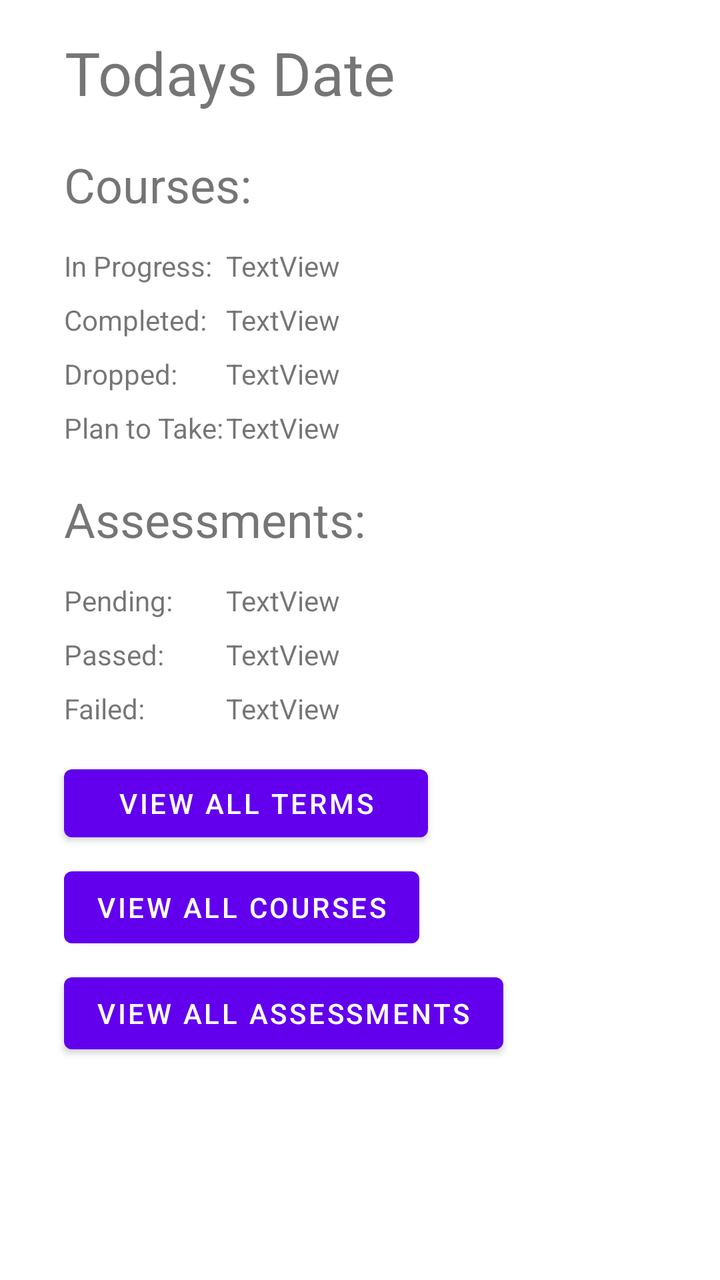
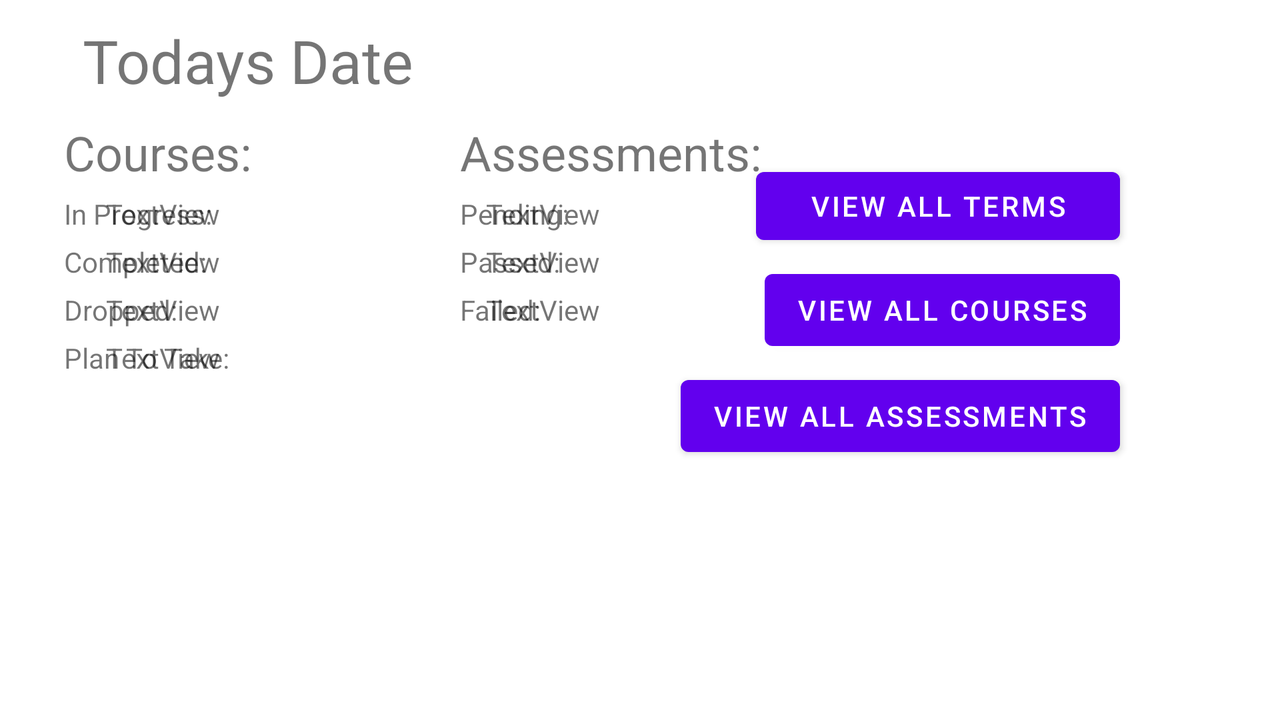

Compare how this app lays out the same screen by default and in its alternative resource folder. The renders come first, then the two layout files and the values they reference.
<!-- AndroidManifest.xml: application theme Theme.WilliamStultsCourseGuide -->
<!-- res/layout/activity_home.xml -->
<?xml version="1.0" encoding="utf-8"?>
<androidx.constraintlayout.widget.ConstraintLayout xmlns:android="http://schemas.android.com/apk/res/android"
    xmlns:app="http://schemas.android.com/apk/res-auto"
    xmlns:tools="http://schemas.android.com/tools"
    android:id="@+id/homePageConstraintLayout"
    android:layout_width="match_parent"
    android:layout_height="match_parent">

    <TextView
        android:id="@+id/todaysDateTextView"
        android:layout_width="204dp"
        android:layout_height="40dp"
        android:layout_marginStart="8dp"
        android:layout_marginTop="16dp"
        android:text="Todays Date"
        android:textAlignment="center"
        android:textSize="30sp"
        app:layout_constraintEnd_toEndOf="parent"
        app:layout_constraintHorizontal_bias="0.032"
        app:layout_constraintStart_toStartOf="parent"
        app:layout_constraintTop_toTopOf="parent" />

    <Button
        android:id="@+id/goButton"
        android:layout_width="182dp"
        android:layout_height="46dp"
        android:layout_marginStart="32dp"
        android:layout_marginTop="15dp"
        android:text="View All Terms"
        app:layout_constraintStart_toStartOf="parent"
        app:layout_constraintTop_toBottomOf="@+id/failedCountTextView" />


    <TextView
        android:id="@+id/coursesTitleView"
        android:layout_width="wrap_content"
        android:layout_height="wrap_content"
        android:layout_marginStart="32dp"
        android:layout_marginTop="20dp"
        android:text="Courses:"
        android:textSize="24sp"
        app:layout_constraintStart_toStartOf="parent"
        app:layout_constraintTop_toBottomOf="@+id/todaysDateTextView" />

    <TextView
        android:id="@+id/coursePendingTextView"
        android:layout_width="wrap_content"
        android:layout_height="wrap_content"
        android:layout_marginStart="32dp"
        android:layout_marginTop="15dp"
        android:text="In Progress:"
        app:layout_constraintStart_toStartOf="parent"
        app:layout_constraintTop_toBottomOf="@+id/coursesTitleView" />

    <TextView
        android:id="@+id/courseCompletedTextView"
        android:layout_width="wrap_content"
        android:layout_height="wrap_content"
        android:layout_marginStart="32dp"
        android:layout_marginTop="8dp"
        android:text="Completed:"
        app:layout_constraintStart_toStartOf="parent"
        app:layout_constraintTop_toBottomOf="@+id/coursePendingTextView" />

    <TextView
        android:id="@+id/assessmentsTitleView"
        android:layout_width="wrap_content"
        android:layout_height="wrap_content"
        android:layout_marginStart="32dp"
        android:layout_marginTop="20dp"
        android:text="Assessments:"
        android:textSize="24sp"
        app:layout_constraintStart_toStartOf="parent"
        app:layout_constraintTop_toBottomOf="@+id/textView19" />

    <TextView
        android:id="@+id/assessmentsPendingTextView"
        android:layout_width="wrap_content"
        android:layout_height="wrap_content"
        android:layout_marginStart="32dp"
        android:layout_marginTop="15dp"
        android:text="Pending:"
        app:layout_constraintStart_toStartOf="parent"
        app:layout_constraintTop_toBottomOf="@+id/assessmentsTitleView" />

    <TextView
        android:id="@+id/assessmentsPassedTextView"
        android:layout_width="wrap_content"
        android:layout_height="wrap_content"
        android:layout_marginStart="32dp"
        android:layout_marginTop="8dp"
        android:text="Passed:"
        app:layout_constraintStart_toStartOf="parent"
        app:layout_constraintTop_toBottomOf="@+id/assessmentsPendingTextView" />

    <TextView
        android:id="@+id/assessmentsFailedTextView"
        android:layout_width="wrap_content"
        android:layout_height="wrap_content"
        android:layout_marginStart="32dp"
        android:layout_marginTop="8dp"
        android:text="Failed:"
        app:layout_constraintStart_toStartOf="parent"
        app:layout_constraintTop_toBottomOf="@+id/assessmentsPassedTextView" />

    <TextView
        android:id="@+id/coursesPendingCountTextView"
        android:layout_width="wrap_content"
        android:layout_height="wrap_content"
        android:layout_marginTop="15dp"
        android:layout_marginEnd="190dp"
        android:text="TextView"
        app:layout_constraintEnd_toEndOf="parent"
        app:layout_constraintTop_toBottomOf="@+id/coursesTitleView" />

    <TextView
        android:id="@+id/completedCountTextView"
        android:layout_width="wrap_content"
        android:layout_height="wrap_content"
        android:layout_marginTop="8dp"
        android:layout_marginEnd="190dp"
        android:text="TextView"
        app:layout_constraintEnd_toEndOf="parent"
        app:layout_constraintTop_toBottomOf="@+id/coursesPendingCountTextView" />

    <TextView
        android:id="@+id/assessmentsPendingCountTextView"
        android:layout_width="wrap_content"
        android:layout_height="wrap_content"
        android:layout_marginTop="15dp"
        android:layout_marginEnd="190dp"
        android:text="TextView"
        app:layout_constraintEnd_toEndOf="parent"
        app:layout_constraintTop_toBottomOf="@+id/assessmentsTitleView" />

    <TextView
        android:id="@+id/passedCountTextView"
        android:layout_width="wrap_content"
        android:layout_height="wrap_content"
        android:layout_marginTop="8dp"
        android:layout_marginEnd="190dp"
        android:text="TextView"
        app:layout_constraintEnd_toEndOf="parent"
        app:layout_constraintTop_toBottomOf="@+id/assessmentsPendingCountTextView" />

    <TextView
        android:id="@+id/failedCountTextView"
        android:layout_width="wrap_content"
        android:layout_height="wrap_content"
        android:layout_marginTop="8dp"
        android:layout_marginEnd="190dp"
        android:text="TextView"
        app:layout_constraintEnd_toEndOf="parent"
        app:layout_constraintTop_toBottomOf="@+id/passedCountTextView" />

    <Button
        android:id="@+id/button3"
        android:layout_width="wrap_content"
        android:layout_height="wrap_content"
        android:layout_marginStart="32dp"
        android:layout_marginTop="5dp"
        android:text="View All Courses"
        app:layout_constraintStart_toStartOf="parent"
        app:layout_constraintTop_toBottomOf="@+id/goButton" />

    <Button
        android:id="@+id/button4"
        android:layout_width="wrap_content"
        android:layout_height="wrap_content"
        android:layout_marginStart="32dp"
        android:layout_marginTop="5dp"
        android:text="View All Assessments"
        app:layout_constraintStart_toStartOf="parent"
        app:layout_constraintTop_toBottomOf="@+id/button3" />

    <TextView
        android:id="@+id/textView"
        android:layout_width="wrap_content"
        android:layout_height="wrap_content"
        android:layout_marginStart="32dp"
        android:layout_marginTop="8dp"
        android:text="Dropped:"
        app:layout_constraintStart_toStartOf="parent"
        app:layout_constraintTop_toBottomOf="@+id/courseCompletedTextView" />

    <TextView
        android:id="@+id/droppedCountTextView"
        android:layout_width="wrap_content"
        android:layout_height="wrap_content"
        android:layout_marginTop="8dp"
        android:layout_marginEnd="190dp"
        android:text="TextView"
        app:layout_constraintEnd_toEndOf="parent"
        app:layout_constraintTop_toBottomOf="@+id/completedCountTextView" />

    <TextView
        android:id="@+id/textView19"
        android:layout_width="wrap_content"
        android:layout_height="wrap_content"
        android:layout_marginStart="32dp"
        android:layout_marginTop="8dp"
        android:text="Plan to Take:"
        app:layout_constraintStart_toStartOf="parent"
        app:layout_constraintTop_toBottomOf="@+id/textView" />

    <TextView
        android:id="@+id/planCountTextView"
        android:layout_width="wrap_content"
        android:layout_height="wrap_content"
        android:layout_marginTop="8dp"
        android:layout_marginEnd="190dp"
        android:text="TextView"
        app:layout_constraintEnd_toEndOf="parent"
        app:layout_constraintTop_toBottomOf="@+id/droppedCountTextView" />
</androidx.constraintlayout.widget.ConstraintLayout>
<!-- resources referenced by this layout -->
<resources>
  <style name="Theme.WilliamStultsCourseGuide" parent="Theme.MaterialComponents.DayNight.DarkActionBar">
          
          <item name="colorPrimary">@color/purple_500</item>
          <item name="colorPrimaryVariant">@color/purple_700</item>
          <item name="colorOnPrimary">@color/white</item>
          
          <item name="colorSecondary">@color/teal_200</item>
          <item name="colorSecondaryVariant">@color/teal_700</item>
          <item name="colorOnSecondary">@color/black</item>
          
          <item name="android:statusBarColor" tools:targetApi="l">?attr/colorPrimaryVariant</item>
          
      </style>
</resources>
<!-- res/layout-land/activity_home.xml (the repository's variant of the layout above) -->
<!-- drawn on the phone turned sideways -->
<?xml version="1.0" encoding="utf-8"?>
<androidx.constraintlayout.widget.ConstraintLayout xmlns:android="http://schemas.android.com/apk/res/android"
    xmlns:app="http://schemas.android.com/apk/res-auto"
    xmlns:tools="http://schemas.android.com/tools"
    android:id="@+id/homePageConstraintLayout"
    android:layout_width="match_parent"
    android:layout_height="match_parent">

    <TextView
        android:id="@+id/todaysDateTextView"
        android:layout_width="204dp"
        android:layout_height="40dp"
        android:layout_marginStart="8dp"
        android:layout_marginTop="10dp"
        android:text="Todays Date"
        android:textAlignment="center"
        android:textSize="30sp"
        app:layout_constraintEnd_toEndOf="parent"
        app:layout_constraintHorizontal_bias="0.032"
        app:layout_constraintStart_toStartOf="parent"
        app:layout_constraintTop_toTopOf="parent" />

    <Button
        android:id="@+id/goButton"
        android:layout_width="182dp"
        android:layout_height="46dp"
        android:layout_marginTop="30dp"
        android:layout_marginEnd="80dp"
        android:text="View All Terms"
        app:layout_constraintEnd_toEndOf="parent"
        app:layout_constraintTop_toBottomOf="@+id/todaysDateTextView" />


    <TextView
        android:id="@+id/coursesTitleView"
        android:layout_width="wrap_content"
        android:layout_height="wrap_content"
        android:layout_marginStart="32dp"
        android:layout_marginTop="10dp"
        android:text="Courses:"
        android:textSize="24sp"
        app:layout_constraintStart_toStartOf="parent"
        app:layout_constraintTop_toBottomOf="@+id/todaysDateTextView" />

    <TextView
        android:id="@+id/coursePendingTextView"
        android:layout_width="wrap_content"
        android:layout_height="wrap_content"
        android:layout_marginStart="32dp"
        android:layout_marginTop="5dp"
        android:text="In Progress:"
        app:layout_constraintStart_toStartOf="parent"
        app:layout_constraintTop_toBottomOf="@+id/coursesTitleView" />

    <TextView
        android:id="@+id/courseCompletedTextView"
        android:layout_width="wrap_content"
        android:layout_height="wrap_content"
        android:layout_marginStart="32dp"
        android:layout_marginTop="5dp"
        android:text="Completed:"
        app:layout_constraintStart_toStartOf="parent"
        app:layout_constraintTop_toBottomOf="@+id/coursePendingTextView" />

    <TextView
        android:id="@+id/assessmentsTitleView"
        android:layout_width="wrap_content"
        android:layout_height="wrap_content"
        android:layout_marginStart="230dp"
        android:layout_marginTop="10dp"
        android:text="Assessments:"
        android:textSize="24sp"
        app:layout_constraintStart_toStartOf="parent"
        app:layout_constraintTop_toBottomOf="@+id/todaysDateTextView" />

    <TextView
        android:id="@+id/assessmentsPendingTextView"
        android:layout_width="wrap_content"
        android:layout_height="wrap_content"
        android:layout_marginStart="230dp"
        android:layout_marginTop="5dp"
        android:text="Pending:"
        app:layout_constraintStart_toStartOf="parent"
        app:layout_constraintTop_toBottomOf="@+id/assessmentsTitleView" />

    <TextView
        android:id="@+id/assessmentsPassedTextView"
        android:layout_width="wrap_content"
        android:layout_height="wrap_content"
        android:layout_marginStart="230dp"
        android:layout_marginTop="5dp"
        android:text="Passed:"
        app:layout_constraintStart_toStartOf="parent"
        app:layout_constraintTop_toBottomOf="@+id/assessmentsPendingTextView" />

    <TextView
        android:id="@+id/assessmentsFailedTextView"
        android:layout_width="wrap_content"
        android:layout_height="wrap_content"
        android:layout_marginStart="230dp"
        android:layout_marginTop="5dp"
        android:text="Failed:"
        app:layout_constraintStart_toStartOf="parent"
        app:layout_constraintTop_toBottomOf="@+id/assessmentsPassedTextView" />

    <TextView
        android:id="@+id/coursesPendingCountTextView"
        android:layout_width="wrap_content"
        android:layout_height="wrap_content"
        android:layout_marginTop="5dp"
        android:layout_marginEnd="530dp"
        android:text="TextView"
        app:layout_constraintEnd_toEndOf="parent"
        app:layout_constraintTop_toBottomOf="@+id/coursesTitleView" />

    <TextView
        android:id="@+id/completedCountTextView"
        android:layout_width="wrap_content"
        android:layout_height="wrap_content"
        android:layout_marginTop="5dp"
        android:layout_marginEnd="530dp"
        android:text="TextView"
        app:layout_constraintEnd_toEndOf="parent"
        app:layout_constraintTop_toBottomOf="@+id/coursesPendingCountTextView" />

    <TextView
        android:id="@+id/assessmentsPendingCountTextView"
        android:layout_width="wrap_content"
        android:layout_height="wrap_content"
        android:layout_marginTop="5dp"
        android:layout_marginEnd="340dp"
        android:text="TextView"
        app:layout_constraintEnd_toEndOf="parent"
        app:layout_constraintTop_toBottomOf="@+id/assessmentsTitleView" />

    <TextView
        android:id="@+id/passedCountTextView"
        android:layout_width="wrap_content"
        android:layout_height="wrap_content"
        android:layout_marginTop="5dp"
        android:layout_marginEnd="340dp"
        android:text="TextView"
        app:layout_constraintEnd_toEndOf="parent"
        app:layout_constraintTop_toBottomOf="@+id/assessmentsPendingCountTextView" />

    <TextView
        android:id="@+id/failedCountTextView"
        android:layout_width="wrap_content"
        android:layout_height="wrap_content"
        android:layout_marginTop="5dp"
        android:layout_marginEnd="340dp"
        android:text="TextView"
        app:layout_constraintEnd_toEndOf="parent"
        app:layout_constraintTop_toBottomOf="@+id/passedCountTextView" />

    <Button
        android:id="@+id/button3"
        android:layout_width="wrap_content"
        android:layout_height="wrap_content"
        android:layout_marginTop="5dp"
        android:layout_marginEnd="80dp"
        android:text="View All Courses"
        app:layout_constraintEnd_toEndOf="parent"
        app:layout_constraintTop_toBottomOf="@+id/goButton" />

    <Button
        android:id="@+id/button4"
        android:layout_width="wrap_content"
        android:layout_height="wrap_content"
        android:layout_marginTop="5dp"
        android:layout_marginEnd="80dp"
        android:text="View All Assessments"
        app:layout_constraintEnd_toEndOf="parent"
        app:layout_constraintTop_toBottomOf="@+id/button3" />

    <TextView
        android:id="@+id/textView18"
        android:layout_width="wrap_content"
        android:layout_height="wrap_content"
        android:layout_marginStart="32dp"
        android:layout_marginTop="5dp"
        android:text="Dropped:"
        app:layout_constraintStart_toStartOf="parent"
        app:layout_constraintTop_toBottomOf="@+id/courseCompletedTextView" />

    <TextView
        android:id="@+id/textView20"
        android:layout_width="wrap_content"
        android:layout_height="wrap_content"
        android:layout_marginStart="32dp"
        android:layout_marginTop="5dp"
        android:text="Plan To Take:"
        app:layout_constraintStart_toStartOf="parent"
        app:layout_constraintTop_toBottomOf="@+id/textView18" />

    <TextView
        android:id="@+id/droppedCountTextView"
        android:layout_width="wrap_content"
        android:layout_height="wrap_content"
        android:layout_marginTop="5dp"
        android:layout_marginEnd="530dp"
        android:text="TextView"
        app:layout_constraintEnd_toEndOf="parent"
        app:layout_constraintTop_toBottomOf="@+id/completedCountTextView" />

    <TextView
        android:id="@+id/planCountTextView"
        android:layout_width="wrap_content"
        android:layout_height="wrap_content"
        android:layout_marginTop="5dp"
        android:layout_marginEnd="530dp"
        android:text="TextView"
        app:layout_constraintEnd_toEndOf="parent"
        app:layout_constraintTop_toBottomOf="@+id/droppedCountTextView" />
</androidx.constraintlayout.widget.ConstraintLayout>
